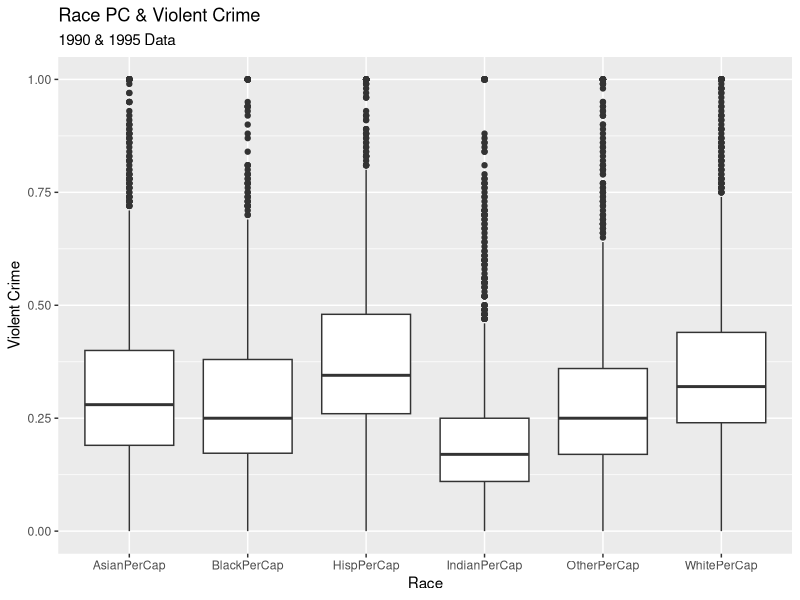
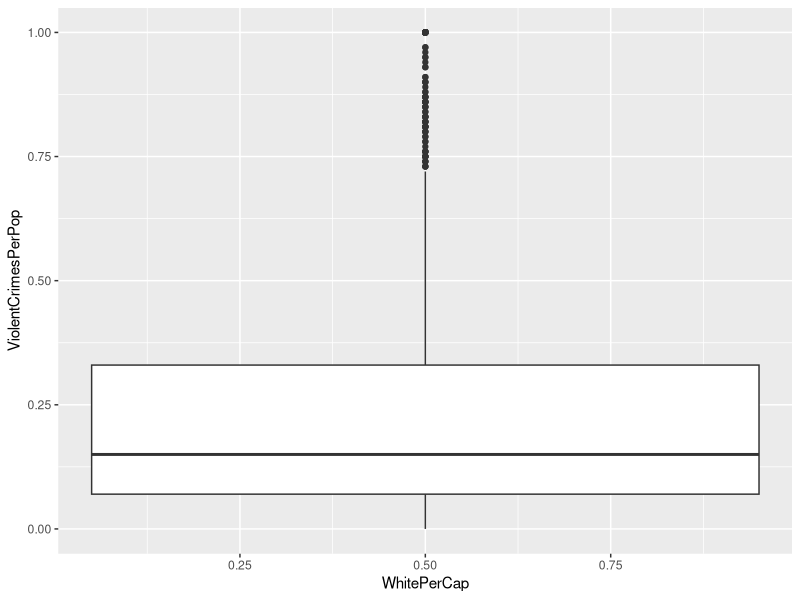
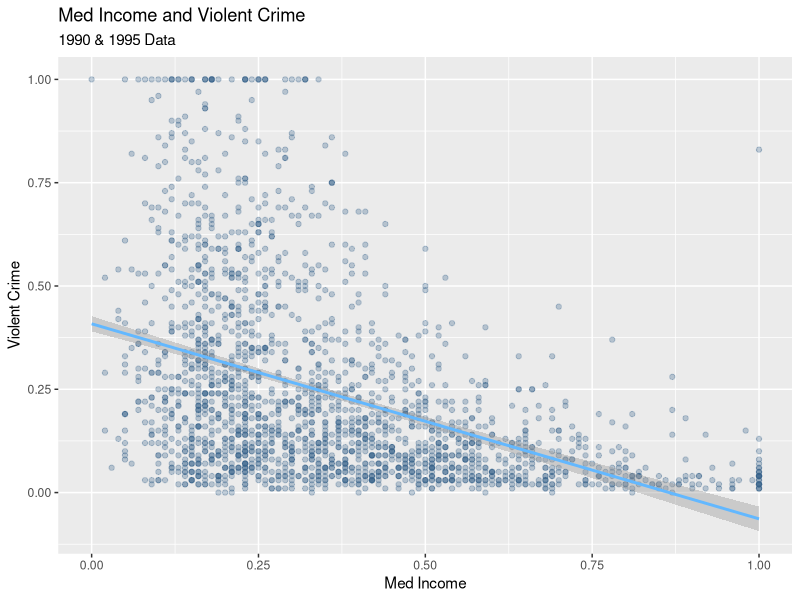
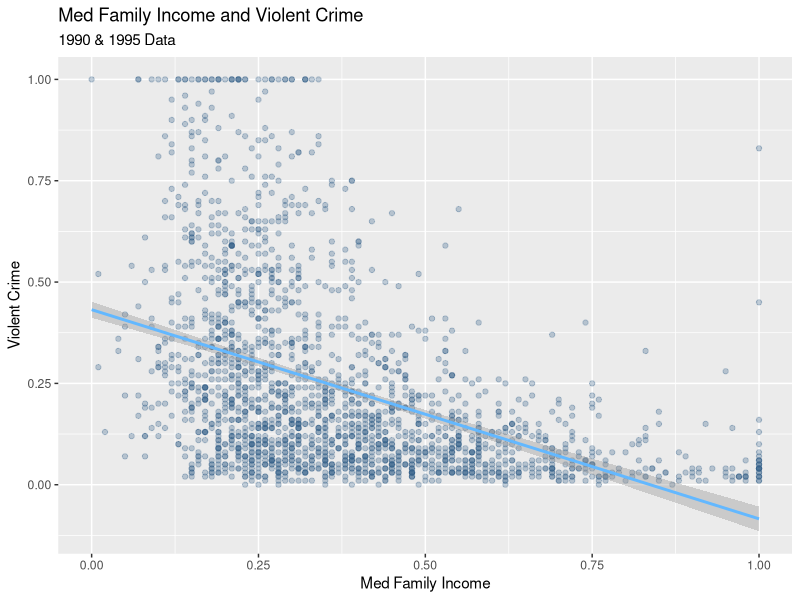
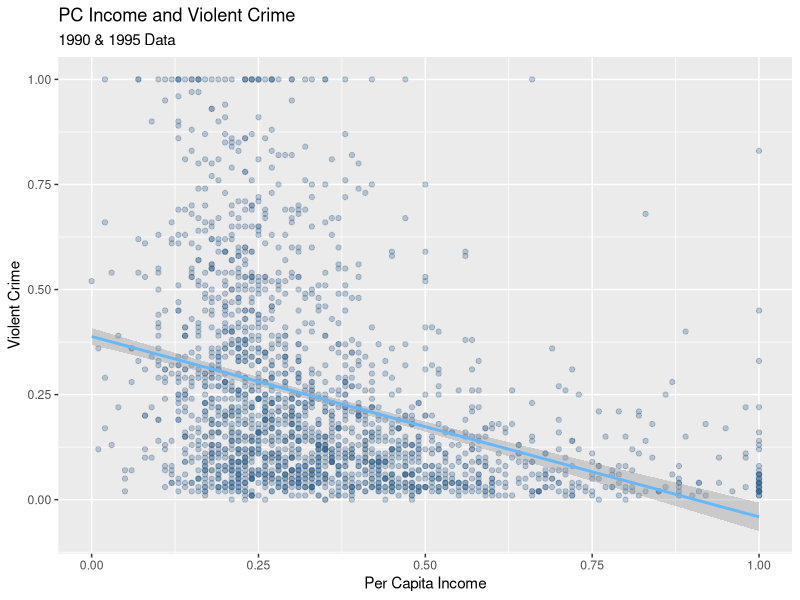
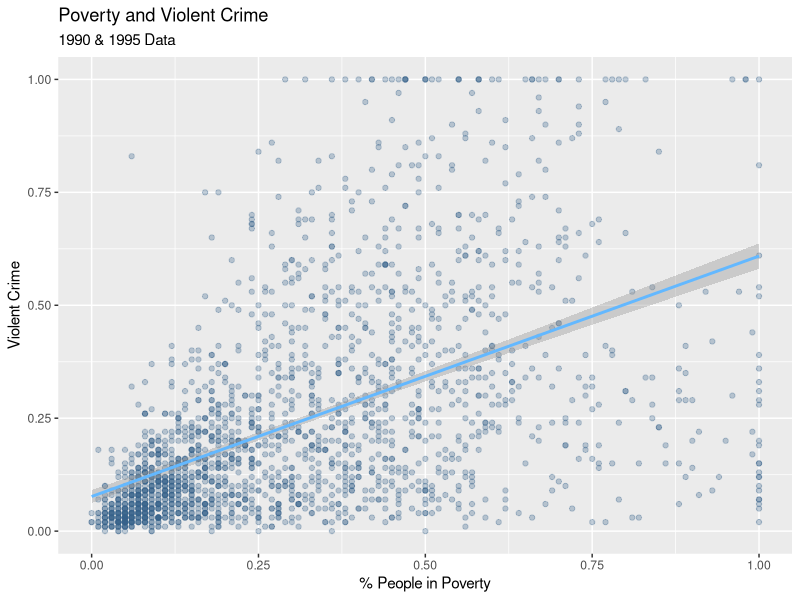
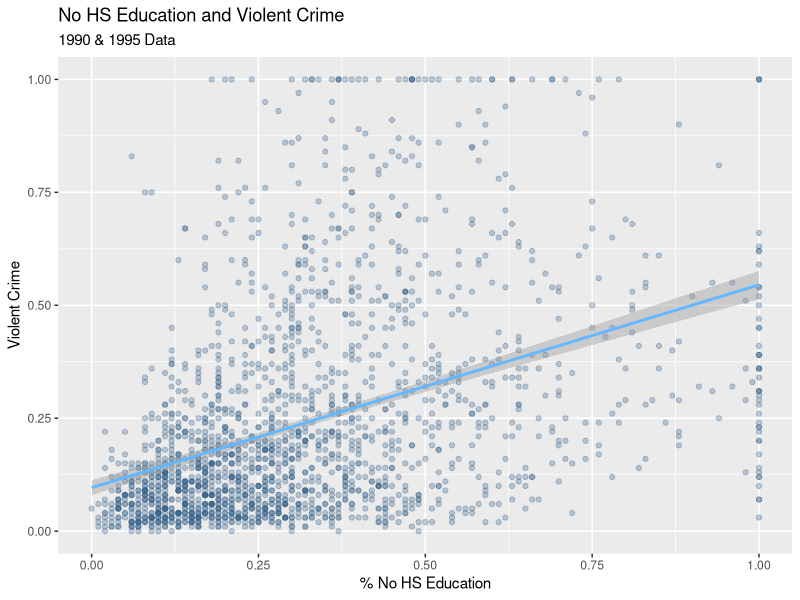
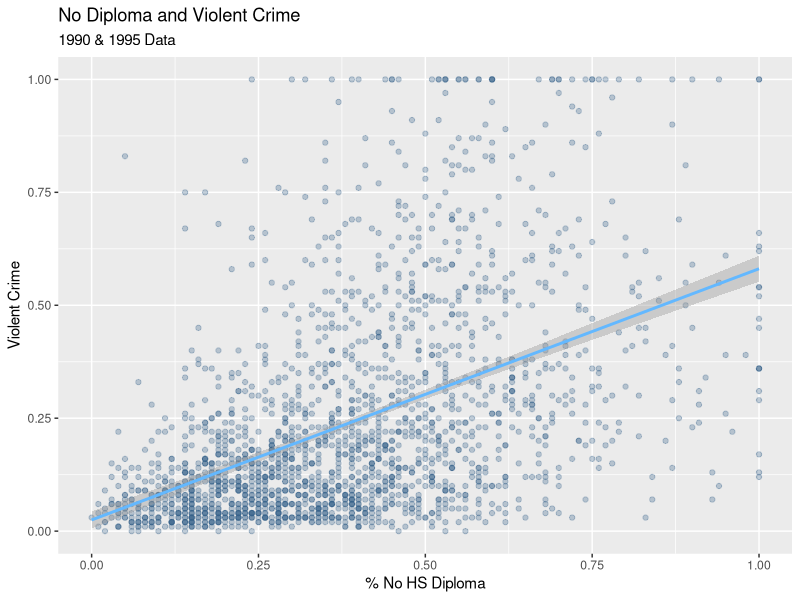

Write R code to recreate these figures, in order.
## ---- chunk 1
knitr::opts_chunk$set(echo = TRUE)
knitr::opts_knit$set(root.dir = "/Users/Addie/Intro to Data Science/FinalProject")
library(tidyverse)
library(dplyr)
library(tidyr)
## ---- chunk 2
communities <- read_csv("data/communities.data")
communities <- setNames(communities, c("State","County","Community","CommunityName","Fold","Population","HouseholdSize","RacePctBlack","RacePctWhite","RacePctAsian","RacePctHisp","AgePct12t21","AgePct12t29","AgePct16t24","AgePct65up","NumbUrban","PctUrban","MedIncome","PctWWage","PctWFarmSelf","PctWInvInc","PctWSocSec","PctWPubAsst","PctWRetire","MedFamInc","PerCapInc","WhitePerCap","BlackPerCap","IndianPerCap","AsianPerCap","OtherPerCap","HispPerCap","NumUnderPov","PctPopUnderPov","PctLess9thGrade","PctNotHSGrad","PctBSorMore","PctUnemployed","PctEmploy","PctEmplManu","PctEmplProfServ","PctOccupManu","PctOccupMgmtProf","MalePctDivorce","MalePctNevMarr","FemalePctDiv","TotalPctDiv","PersPerFam","PctFam2Par","PctKids2Par","PctYoungKids2Par","PctTeen2Par","PctWorkMomYoungKids","PctWorkMom","NumIlleg","PctIlleg","NumImmig","PctImmigRecent","PctImmigRec5","PctImmigRec8","PctImmigRec10","PctRecentImmig","PctRecImmig5","PctRecImmig8","PctRecImmig10","PctSpeakEnglOnly","PctNotSpeakEnglWell","PctLargHouseFam","PctLargHouseOccup","PersPerOccupHous","PersPerOwnOccHous","PersPerRentOccHous","PctPersOwnOccup","PctPersDenseHous","PctHousLess3BR","MedNumBR","HousVacant","PctHousOccup","PctHousOwnOcc","PctVacantBoarded","PctVacMore6Mos","MedYrHousBuilt","PctHousNoPhone","PctWOFullPlumb","OwnOccLowQuart","OwnOccMedVal","OwnOccHiQuart","RentLowQ","RentMedian","RentHighQ","MedRent","MedRentPctHousInc","MedOwnCostPctInc","MedOwnCostPctIncNoMtg","NumInShelters","NumStreet","PctForeignBorn","PctBornSameState","PctSameHouse85","PctSameCity85","PctSameState85","LemasSwornFT","LemasSwFTPerPop","LemasSwFTFieldOps","LemasSwFTFieldPerPop","LemasTotalReq","LemasTotReqPerPop","PolicRepPerOffic","PolicPerPop","RacialMatchCommPol","PctPolicWhite","PctPolicBlack","PctPolicHisp","PctPolicAsian","PctPolicMinor","OfficAssgnDrugUnits","NumKindsDrugSeiz","PolicAveOTWorked","LandArea","PopDens","PctUsePubTrans","PolicCars","PolicOperBudg","LemasPctPolicOnPatr","LemasGangUnitDeploy","LemasPctOfficDrugUn","PolicBudgPerPop","ViolentCrimesPerPop"))
communities <- transform(communities,
                         State == as.integer(State),
                         County == as.integer(County),
                         Community == as.integer(Community))
communities$Region <- as.factor(ifelse(communities$State%in%c(8,22,24,32,34,35,42,44,51), "Northeast",
                                       ifelse(communities$State%in%c(16,17,18,19,25,26,28,30,37,39,46,55), "Midwest",
                                       ifelse(communities$State%in%c(1,5,9,10,11,12,20,21,23,27,36,40,45,47,48,52,54), "South",
                                       ifelse(communities$State%in%c(2,4,6,7,14,15,29,31,33,41,50,53,56), "West", "Territory")))))
communities <- relocate(communities, Region, .before="Fold")
communities <- transform(communities, Region = as.factor(Region))
head(communities)
view(communities)
## ---- chunk 3
communities_racepercap <- communities |>
  pivot_longer(
    cols = c("WhitePerCap","BlackPerCap","IndianPerCap","AsianPerCap","OtherPerCap","HispPerCap"),
    names_to = "Race",
    values_to = "RPC_VCPP"
  )
ggplot(
  data = communities_racepercap,
  mapping = aes(x = Race, y = RPC_VCPP)) +
  geom_boxplot() +
  labs(
    title = "Race PC & Violent Crime",
    subtitle = "1990 & 1995 Data",
    x = "Race",
    y = "Violent Crime"
  )
## ---- chunk 4
ggplot(data = communities,
       mapping = aes(
         x = WhitePerCap,
         y = ViolentCrimesPerPop
       )) +
  geom_boxplot()
## ---- chunk 5
ggplot(data = communities,
       mapping = aes(
         x = MedIncome,
         y = ViolentCrimesPerPop
       )) +
  geom_point(alpha = 0.3, colour = "steelblue4") +
  geom_smooth(method = lm, fullrange = TRUE, colour = "steelblue1") +
  labs(title = "Med Income and Violent Crime",
       subtitle = "1990 & 1995 Data",
       x = "Med Income",
       y = "Violent Crime")
ggplot(data = communities,
       mapping = aes(
         x = MedFamInc,
         y = ViolentCrimesPerPop
       )) +
  geom_point(alpha = 0.3, colour = "steelblue4") +
  geom_smooth(method = lm, fullrange = TRUE, colour = "steelblue1") +
  labs(title = "Med Family Income and Violent Crime",
       subtitle = "1990 & 1995 Data",
       x = "Med Family Income",
       y = "Violent Crime")
ggplot(data = communities,
       mapping = aes(
         x = PerCapInc,
         y = ViolentCrimesPerPop
       )) +
  geom_point(alpha = 0.3, colour = "steelblue4") +
  geom_smooth(method = lm, fullrange = TRUE, colour = "steelblue1") +
  labs(title = "PC Income and Violent Crime",
       subtitle = "1990 & 1995 Data",
       x = "Per Capita Income",
       y = "Violent Crime")
ggplot(data = communities,
       mapping = aes(
         x = PctPopUnderPov,
         y = ViolentCrimesPerPop
       )) +
  geom_point(alpha = 0.3, colour = "steelblue4") +
  geom_smooth(method = lm, fullrange = TRUE, colour = "steelblue1") +
  labs(title = "Poverty and Violent Crime",
       subtitle = "1990 & 1995 Data",
       x = "% People in Poverty",
       y = "Violent Crime")
## ---- chunk 6
ggplot(data = communities,
       mapping = aes(
         x = PctLess9thGrade,
         y = ViolentCrimesPerPop
       )) +
  geom_point(alpha = 0.3, colour = "steelblue4") +
  geom_smooth(method = lm, fullrange = TRUE, colour = "steelblue1") +
  labs(title = "No HS Education and Violent Crime",
       subtitle = "1990 & 1995 Data",
       x = "% No HS Education",
       y = "Violent Crime")
ggplot(data = communities,
       mapping = aes(
         x = PctNotHSGrad,
         y = ViolentCrimesPerPop
       )) +
  geom_point(alpha = 0.3, colour = "steelblue4") +
  geom_smooth(method = lm, fullrange = TRUE, colour = "steelblue1") +
  labs(title = "No Diploma and Violent Crime",
       subtitle = "1990 & 1995 Data",
       x = "% No HS Diploma",
       y = "Violent Crime")
ggplot(data = communities,
       mapping = aes(
         x = PctBSorMore,
         y = ViolentCrimesPerPop
       )) +
  geom_point(alpha = 0.3, colour = "steelblue4") +
  geom_smooth(method = lm, fullrange = TRUE, colour = "steelblue1") +
  labs(title = "College Graduates and Violent Crime",
       subtitle = "1990 & 1995 Data",
       x = "% College Graduates",
       y = "Violent Crime")
## ---- chunk 7
ggplot(data = communities,
       mapping = aes(
         x = PctEmploy,
         y = ViolentCrimesPerPop
       )) +
  geom_point(alpha = 0.3, colour = "steelblue4") +
  geom_smooth(method = lm, fullrange = TRUE, colour = "steelblue1") +
  labs(title = "% Employment and Violent Crime",
       subtitle = "1990 & 1995 Data",
       x = "% Employment",
       y = "Violent Crime")
ggplot(data = communities,
       mapping = aes(
         x = PctEmplManu,
         y = ViolentCrimesPerPop
       )) +
  geom_point(alpha = 0.3, colour = "steelblue4") +
  geom_smooth(method = lm, fullrange = TRUE, colour = "steelblue1") +
  labs(title = "% Manual Workers and Violent Crime",
       subtitle = "1990 & 1995 Data",
       x = "% Manual Workers",
       y = "Violent Crime")
ggplot(data = communities,
       mapping = aes(
         x = PctEmplProfServ,
         y = ViolentCrimesPerPop
       )) +
  geom_point(alpha = 0.3, colour = "steelblue4") +
  geom_smooth(method = lm, fullrange = TRUE, colour = "steelblue1") +
  labs(title = "% Professional Servicers and Violent Crime",
       subtitle = "1990 & 1995 Data",
       x = "% Professional Servicers",
       y = "Violent Crime")
ggplot(data = communities,
       mapping = aes(
         x = PctOccupMgmtProf,
         y = ViolentCrimesPerPop
       )) +
  geom_point(alpha = 0.3, colour = "steelblue4") +
  geom_smooth(method = lm, fullrange = TRUE, colour = "steelblue1") +
  labs(title = "% Management and Professional Workers and Violent Crime",
       subtitle = "1990 & 1995 Data",
       x = "% Management and Professional Workers",
       y = "Violent Crime")
## ---- chunk 8
ggplot(data = communities,
       mapping = aes(
         x = MedRentPctHousInc,
         y = ViolentCrimesPerPop
       )) +
  geom_point(alpha = 0.3, colour = "steelblue4") +
  geom_smooth(method = lm, fullrange = TRUE, colour = "steelblue1") +
  labs(title = "Rent, Income, and Violent Crime",
       subtitle = "1990 & 1995 Data",
       x = "Med Rent as % of House Income",
       y = "Violent Crime")
ggplot(data = communities,
       mapping = aes(
         x = MedOwnCostPctInc,
         y = ViolentCrimesPerPop
       )) +
  geom_point(alpha = 0.3, colour = "steelblue4") +
  geom_smooth(method = lm, fullrange = TRUE, colour = "steelblue1") +
  labs(title = "Mortages, Income, and Violent Crime",
       subtitle = "1990 & 1995 Data",
       x = "Med Owners Cost as % of Income",
       y = "Violent Crime")
ggplot(data = communities,
       mapping = aes(
         x = MedOwnCostPctIncNoMtg,
         y = ViolentCrimesPerPop
       )) +
  geom_point(alpha = 0.1, colour = "steelblue4") +
  geom_smooth(method = lm, fullrange = TRUE, colour = "steelblue1") +
  labs(title = "Owners Costs, Income, and Violent Crime",
       subtitle = "1990 & 1995 Data",
       x = "Med Non-Mortgage Owners Cost as % of Income",
       y = "Violent Crime")
## ---- chunk 9
ggplot(data = communities,
       mapping = aes(
         x = LemasSwFTPerPop,
         y = ViolentCrimesPerPop
       )) +
  geom_point(alpha = 0.3, colour = "steelblue4") +
  geom_smooth(method = lm, fullrange = TRUE, colour = "steelblue1") +
  labs(title = "Police and Violent Crime",
       subtitle = "1990 & 1995 Data",
       x = "Full-Time Officers Per Pop",
       y = "Violent Crime")
ggplot(data = communities,
       mapping = aes(
         x = LemasTotReqPerPop,
         y = ViolentCrimesPerPop
       )) +
  geom_point(alpha = 0.3, colour = "steelblue4") +
  geom_smooth(method = lm, fullrange = TRUE, colour = "steelblue1") +
  labs(title = "Police Requests and Violent Crime",
       subtitle = "1990 & 1995 Data",
       x = "Police Requests Per Pop",
       y = "Violent Crime")
ggplot(data = communities,
       mapping = aes(
         x = RacialMatchCommPol,
         y = ViolentCrimesPerPop
       )) +
  geom_point(alpha = 0.3, colour = "steelblue4") +
  geom_smooth(method = lm, fullrange = TRUE, colour = "steelblue1") +
  labs(title = "Police Demographics and Violent Crime",
       subtitle = "1990 & 1995 Data",
       x = "Community/Police Racial Match",
       y = "Violent Crime")
ggplot(data = communities,
       mapping = aes(
         x = PolicBudgPerPop,
         y = ViolentCrimesPerPop
       )) +
  geom_point(alpha = 0.3, colour = "steelblue4") +
  geom_smooth(method = lm, fullrange = TRUE, colour = "steelblue1") +
  labs(title = "Police Budget and Violent Crime",
       subtitle = "1990 & 1995 Data",
       x = "Police Budget Per Pop",
       y = "Violent Crime")
## ---- chunk 10
ggplot(data = communities,
       mapping = aes(
         x = ViolentCrimesPerPop,
         y = forcats::fct_reorder(Region, ViolentCrimesPerPop, .fun = median)
       )) +
  geom_boxplot() +
  labs(
    x = "Violent Crime",
    y = "US Region",
    title = "Violent Crime in the USA",
    subtitle = "1990"
  )
ggplot(data = communities,
       mapping = aes(x = ViolentCrimesPerPop)) +
  geom_density(fill = "steelblue4") +
  labs(
    x = "Violent Crime",
    y = "Frequency",
    title = "Violent Crime in the USA",
    subtitle = "1990 & 1995 Data"
  ) +
  theme_bw()
## ---- chunk 11
communities |>
  filter(RacePctWhite>=0.7) |> 
  ggplot(aes(x=PctLess9thGrade, y=PctSpeakEnglOnly)) +
  geom_point(alpha=0.3) +
  geom_smooth(method = lm)

# % NA values per column
communities %>% summarize_all(funs(sum(is.na(.)) / length(.)))
## ---- chunk 12
communities$Region <- communities |> mutate(State = case_when(
  communities$State%in%c(8,22,24,32,34,35,42,44,51) ~ "Northeast",
  communities$State%in%c(16,17,18,19,25,26,28,30,37,39,46,55) ~ "Midwest",
  communities$State%in%c(1,5,9,10,11,12,20,21,23,27,36,40,45,47,48,52,54) ~ "South",
  communities$State%in%c(2,4,6,7,14,15,29,31,33,41,50,53,56) ~ "West",
  TRUE ~ "Territory"
))
us.region <- function(State) {
  if (State %in% c(8,22,24,32,34,35,42,44,51)) {
    return("Northeast")
  } else if (State %in% c(16,17,18,19,25,26,28,30,37,39,46,55)) {
    return("Midwest")
  } else if (State %in% c(1,5,9,10,11,12,20,21,23,27,36,40,45,47,48,52,54)) {
    return("South")
  } else if (State %in% c(2,4,6,7,14,15,29,31,33,41,50,53,56)) {
    return("West")
  } else {
    return("Territory")
  }
}
communities <- communities |>
  mutate(USRegion = sapply(State, us.region))
ggplot(data = communities,
       mapping = aes(x = ViolentCrimesPerPop)) +
  geom_histogram(binwidth = 0.05) +
  labs(
    x = "Violent Crimes Per Population",
    y = "Frequency",
    title = "Violent Crime in the USA",
    subtitle = "1990 & 1995 Data"
  )
